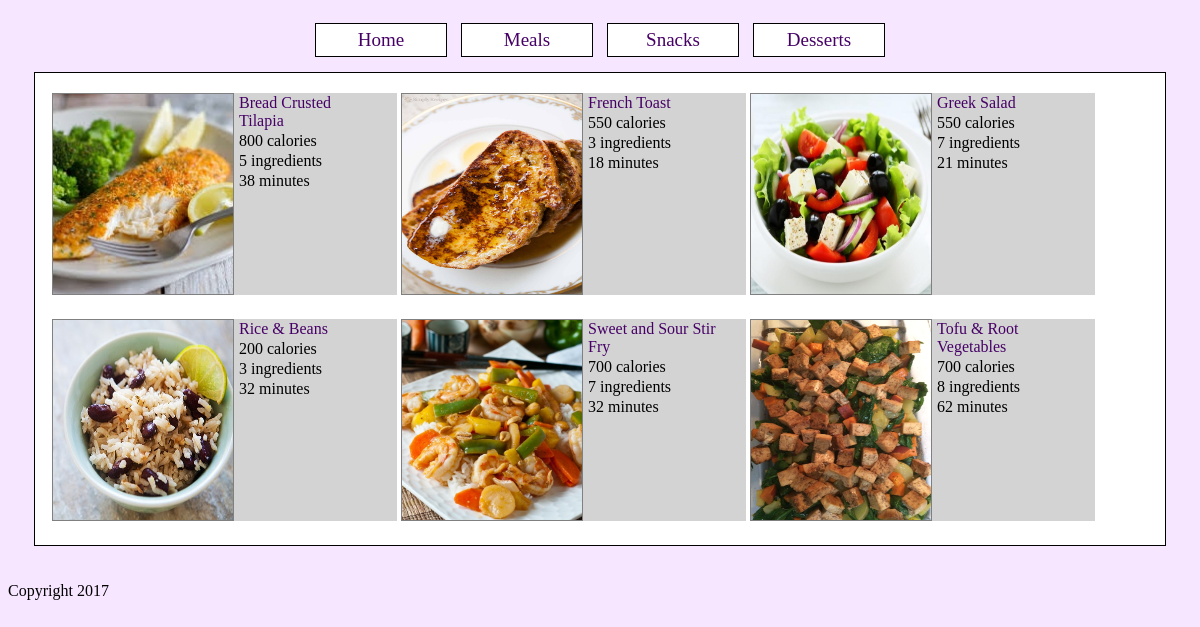
The app's page /index.php?type=Meal with its own data.
### tables this page shows
CREATE TABLE `recipes` (
  `id` int(11) NOT NULL,
  `recipe_name` varchar(50) NOT NULL,
  `recipe_type` varchar(10) NOT NULL,
  `calories` int(11) NOT NULL,
  `active` tinyint(1) NOT NULL
);

### private/initialize.php (called while the page is built, shortened)
<?php
require_once('db_connection.php');
require_once('functions.php');
require_once('validation_functions.php');
$admin = isset($_SESSION['admin']) ? $_SESSION['admin'] : '';

### private/validation_functions.php (called while the page is built, shortened)
<?php
function evaluate_name($name){
	$name = strtolower($name);
	$name = str_replace(" ","",$name);
	return $name;
}

### private/functions.php (the view, shortened to what this page needs)
<?php
$recipe_types = ["Meal","Snack","Dessert"];
function view_recipes($type){
	global $db;
	global $admin;
	$type_safe = mysqli_real_escape_string($db, $type);
	$query  = "SELECT * FROM Recipes ";
	$query .= "WHERE recipe_type = '{$type_safe}' ";
	if($admin != 'admin' && $admin != 'superadmin'){
		$query .= "AND active = 1 ";
	}
	$query .= "ORDER BY recipe_name";
	$result = mysqli_query($db, $query);
	$output = '';
	while($row = mysqli_fetch_assoc($result)){
		$picture = evaluate_name($row["recipe_name"]);
		$output .= "<div class=\"list\">";
		$output .= "<div class=\"center floatLeft\">";
		if(file_exists("images/".$picture.".jpg")){
			$output .= "<div class=\"picture\">";
			$output .= "<a href=\"view.php?id=";
			$output .= urlencode($row["id"])."\">";
			$output .= "<img src=\"images/".$picture.".jpg\"";
			$output .= " alt=".$row["recipe_name"];
			$output .= " height=\"200\" width=\"180\"></a></div>";
		} else {
			$output .="<div class=\"picture border\">No picture</div>";
		}
		$output .= "</div>";
		$output .= "<div class=\"center floatLeft\">";
		$output .= "<div class=\"left colMax\"><a href=\"view.php?id=";
		$output .= urlencode($row["id"]);
		$output .= "\">".htmlentities($row["recipe_name"])."</a>";
		$output .= "</div><div class=\"left\">";
		$output .= htmlentities($row["calories"])." calories";
		$output .= "</div><div class=\"left\">";
		$output .= count(get_ingredients_by_id($row["id"]))." ingredients";
		$output .= "</div><div class=\"left\">";
		$output .= get_total_time($row["id"])." minutes";
		$output .= "</div>";
		$output .= "</div>";
		$output .= "</div>";
	}
	return $output;
}
function get_ingredients_by_id($id){
	global $db;
	$id_safe = mysqli_real_escape_string($db, $id);
	$query  = "SELECT
				rec.id as rec_id,
				rec.recipe_name,
				rec.recipe_type,
				rec.calories,
				ing.id as ing_id,
				ing.ingredient_name,
				ing.amount,
				ing.unit ";
	$query .= "FROM Recipes rec ";
	$query .= "LEFT OUTER JOIN Recipe_Ingredients ing ";
	$query .= "ON rec.id = ing.recipe_id ";
	$query .= "WHERE rec.id = '{$id_safe}' ";
	$query .= "ORDER BY ing.id";
	$result = mysqli_query($db, $query);
	$ingredients = [];
	while($row = mysqli_fetch_assoc($result)){
		$ingredients[] = $row;
	}
	return $ingredients;
}
function get_instructions_by_id($id){
	global $db;
	$id_safe = mysqli_real_escape_string($db, $id);
	$query  = "SELECT
				rec.id as rec_id,
				rec.recipe_name,
				rec.recipe_type,
				rec.calories,
				ins.id as ins_id,
				ins.instruction_number,
				ins.time,
				ins.instruction
				";
	$query .= "FROM Recipes rec ";
	$query .= "LEFT OUTER JOIN Recipe_Instructions ins ";
	$query .= "ON rec.id = ins.recipe_id ";
	$query .= "WHERE rec.id = '{$id_safe}' ";
	$query .= "ORDER BY ins.instruction_number";
	$result = mysqli_query($db, $query);
	$instructions = [];
	while($row = mysqli_fetch_assoc($result)){
		$instructions[] = $row;
	}
	return $instructions;
}
function get_total_time($id){
	$ins_count = count(get_instructions_by_id($id));
	$total_time = [];
	for($i = 0; $i < $ins_count; $i++){
		$total_time[] = get_instructions_by_id($id)[$i]['time'];
	}
	$sum = array_sum($total_time);
	return $sum;
}

### private/layout/header.php (shortened to what this page needs)
<!DOCTYPE html>
<html lang="en">
<head>
  <link rel="stylesheet" type="text/css" href="../public/stylesheet/styles.css">
</head>
<body>
  <div class="navigation">
    <a href="index.php" class="nav">Home</a>
	<a href="index.php?type=Meal" class="nav">Meals</a>
	<a href="index.php?type=Snack" class="nav">Snacks</a>
	<a href="index.php?type=Dessert" class="nav">Desserts</a>
  </div>

### public/index.php (shortened to what this page needs)
<?php
require_once('../private/initialize.php');
include_once("../private/layout/header.php");
?>
<?php
if(isset($_GET["type"]) && in_array($_GET["type"], $recipe_types)){
	?>
  <div class="recipes">
	<?php
	$type = htmlentities(urlencode($_GET["type"]), ENT_QUOTES);
	echo view_recipes($type);
	?>
  </div>
<?php }
?>
<?php
include_once("../private/layout/footer.php");
?>

### private/layout/footer.php (shortened to what this page needs)
<br />
<br />
<div>Copyright <?php echo date('Y'); ?></div>
</body>
</html>

### public/stylesheet/styles.css (style rules this page uses)
body { font-family: "Century Gothic"; background-color: #f7e6ff; }
a { text-decoration: none; color: #460066; }
.navigation { max-width: 1100px; padding: 10px; text-align: center; margin: auto; }
.nav { border: 1px solid black; background-color: white; display: inline-block; font-size: 19px; width: 120px; text-align: center; padding: 5px; margin: 5px; }
.recipes { margin: auto; padding: 10px 15px; border: 1px solid black; background-color: white; max-width: 1100px; text-align: left; }
.picture { height: 200px; width: 180px; border: 1px solid grey; background-color: white; }
.left { text-align: left; padding: 1px 5px; }
.center { display: inline-block; vertical-align: middle; }
.floatLeft { float: left; }
.list { width: 20%; min-width: 345px; margin: 10px 2px; background-color: lightgrey; display: inline-block; }
.colMax { width: 140px; }

### records on screen
recipes: shows a picture, recipe_name "Bread Crusted Tilapia", value "800 calories 5 ingredients 38 minutes"
recipes: shows a picture, recipe_name "French Toast", value "550 calories 3 ingredients 18 minutes"
recipes: shows a picture, recipe_name "Greek Salad", value "550 calories 7 ingredients 21 minutes"
recipes: shows a picture, recipe_name "Rice & Beans", value "200 calories 3 ingredients 32 minutes"
recipes: shows a picture, recipe_name "Sweet and Sour Stir Fry", value "700 calories 7 ingredients 32 minutes"
recipes: shows a picture, recipe_name "Tofu & Root Vegetables", value "700 calories 8 ingredients 62 minutes"
